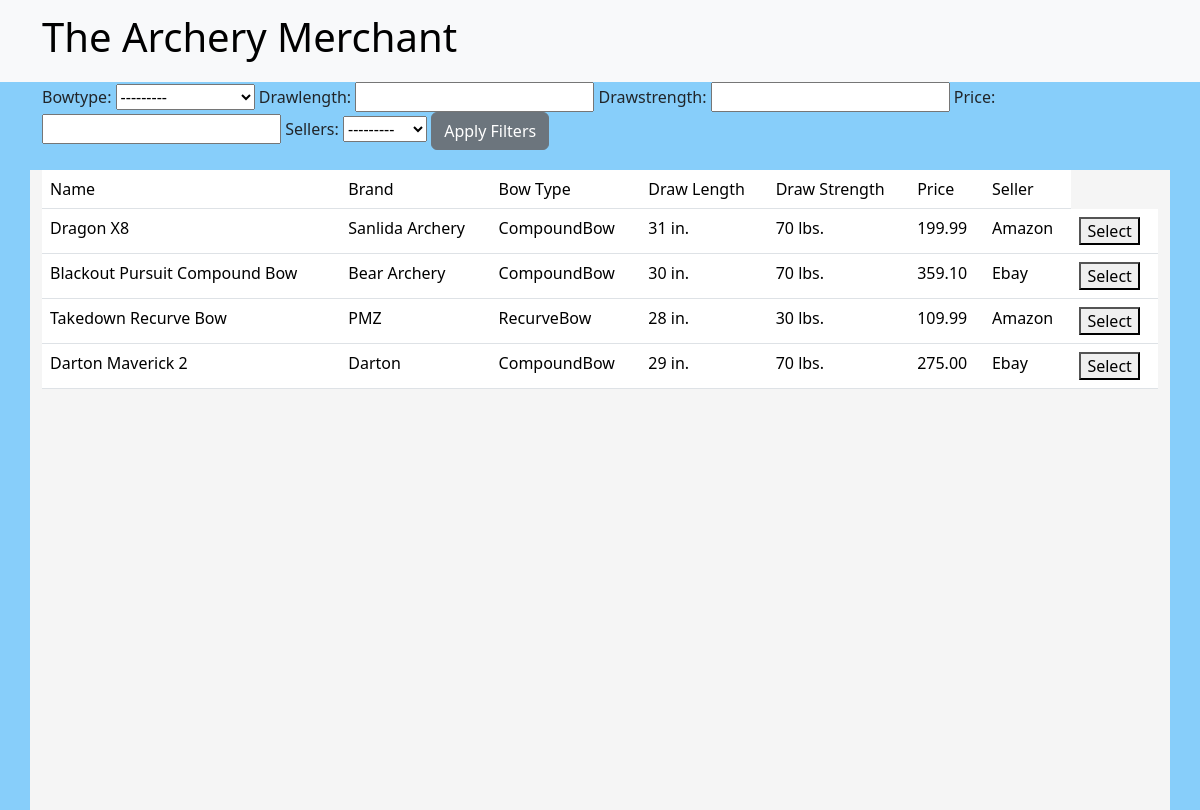
Page /bowselection on the committed database.
### TheArcheryMerchant/models.py (models this page shows, shortened)
class Bow(models.Model):
    types = (("LongBow", "LongBow"), ("CompoundBow", "CompoundBow"), ("RecurveBow", "RecurveBow"))
    sellers = (("Amazon", "Amazon"), ("Ebay", "Ebay"))
    name = models.CharField(max_length=100)
    brand = models.CharField(max_length=100)
    bowtype = models.CharField(max_length=100, choices=types)
    drawLength = models.IntegerField(default=0)
    drawStrength = models.IntegerField(default=0)
    price = models.DecimalField(max_digits=5, decimal_places=2, default=0.0)
    sellers = models.CharField(max_length=100, choices=sellers)

### TheArcheryMerchant/views/selectionPage.py (the view, shortened to what this page needs)
# urls.py: path('bowselection', bowSelection.as_view(), name="BowSelection"),
class bowSelection(View):
    def get(self, request):
        form = BowForm
        bowlist = Bow.objects.all()
        return render(request, "bowSelection.html", {"form": form, "bowlist": bowlist})

### TheArcheryMerchant/templates/bowSelection.html (shortened to what this page needs)
{% extends "pageBase.html" %}
{% load static %}
{% block stylesheet %}
  <link href="{% static 'home.css' %}" rel="stylesheet" type="text/css">
{% endblock %}
{% block app_block %}
<div class="container">
  <form action="{% url 'BowSelection' %}" method="POST">
    {{ form }}
    <button type="submit" class="btn btn-secondary">Apply Filters</button>
  </form>
</div>
<div class="home container">
  <form method="POST" action="{% url 'Home' %}">
  <table class="table">
    <thead>
        <td>Name</td>
        <td>Brand</td>
        <td>Bow Type</td>
        <td>Draw Length</td>
        <td>Draw Strength</td>
        <td>Price</td>
        <td>Seller</td>
    </thead>
    {% for bow in bowlist %}
    <tr>
        <td>{{ bow.name }}</td>
        <td>{{ bow.brand }}</td>
        <td>{{ bow.bowtype }}</td>
        <td>{{ bow.drawLength }} in.</td>
        <td>{{ bow.drawStrength }} lbs.</td>
        <td>{{ bow.price }}</td>
        <td>{{ bow.sellers }}</td>
        <td><button type="submit" method="POST" value="{{ bow.name }}" name="bow">Select</button></td>
    </tr>
    {% endfor %}
  </form>
</div>
{% endblock %}

### static/home.css (style rules this page uses)
body { background-color: lightskyblue; }
.home { background-color: whitesmoke; margin-top: 20px; height: 80%; }

### rows in the picture
Bow: name "Dragon X8", brand "Sanlida Archery", bowtype "CompoundBow", drawLength "31", drawStrength "70", price "199.99", sellers "Amazon"
Bow: name "Blackout Pursuit Compound Bow", brand "Bear Archery", bowtype "CompoundBow", drawLength "30", drawStrength "70", price "359.10", sellers "Ebay"
Bow: name "Takedown Recurve Bow", brand "PMZ", bowtype "RecurveBow", drawLength "28", drawStrength "30", price "109.99", sellers "Amazon"
Bow: name "Darton Maverick 2", brand "Darton", bowtype "CompoundBow", drawLength "29", drawStrength "70", price "275.00", sellers "Ebay"
